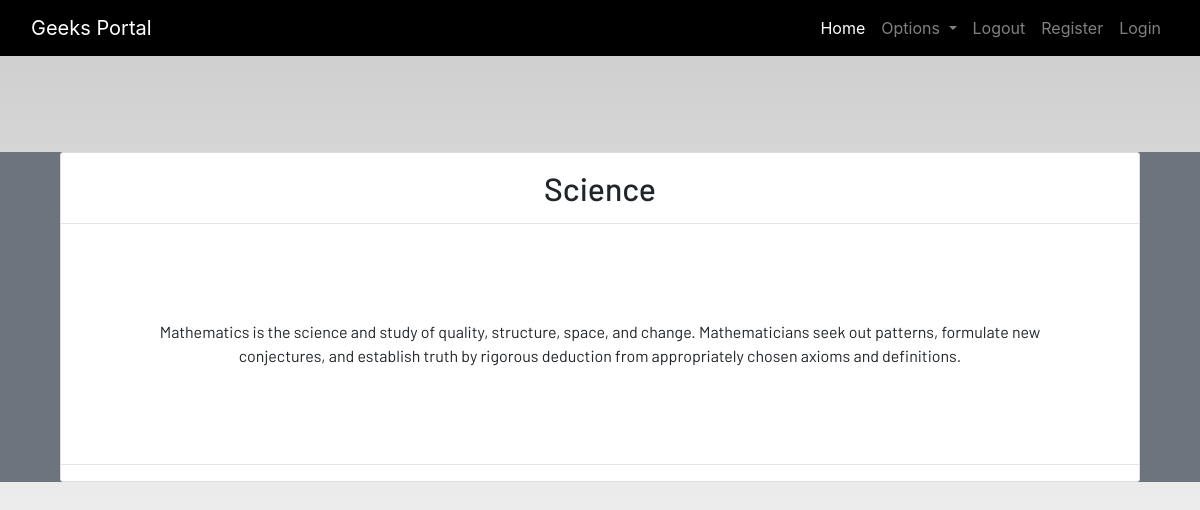
The app's page /notes_detail/7 with its own data.
### dashboard/models.py (models this page shows, shortened)
class Notes(models.Model):
    user=models.ForeignKey(User,on_delete=models.CASCADE)
    title=models.CharField(max_length=200)
    description=models.TextField()
    class Meta:
        verbose_name="notes"
        verbose_name_plural="notes"

### dashboard/views.py (the view)
# urls.py: path('notes_detail/<int:pk>',views.NotesDetailView.as_view(),name="notes-detail"),
class NotesDetailView(generic.DetailView):
    model=Notes

### dashboard/templates/dashboard/notes_detail.html
{% extends 'dashboard/base.html' %}
{% load static %}
{% block content %}
<section class='text-center container'>
    <div class="container">
        <div class="content-section p-0 mt-5">
            <div class="m-3">
                <h2>{{notes.title}}</h2>
            </div>
            <hr class="p-0 m-0">
            <p class="description m-5 p-5">
                {{notes.description}}
            </p>
            <hr>
        </div>
    </div>
</section>
{% endblock content %}

### static/css/main.css (style rules this page uses)
html { scroll-behavior: smooth; height: 100%; width: 100%; }
html, body { max-width: 100%; overflow-x: hidden; height: 100%; width: 100%; }
body { background: linear-gradient(rgba(0, 0, 0, 0.2), rgba(255, 255, 255, 0.5)); overflow-x: hidden; background-repeat: no-repeat; }
.content-section { background: #ffffff; padding: 10px 20px; border: 1px solid #dddddd; border-radius: 3px; margin-bottom: 20px; }

### records on screen
Notes: title "Science", description "Mathematics is the science and study of quality, structure, space, and change. Mathematicians seek out patterns, formulate new conjectures, and establish truth by rigorous deduction from appropriately chosen axioms and definitions."
